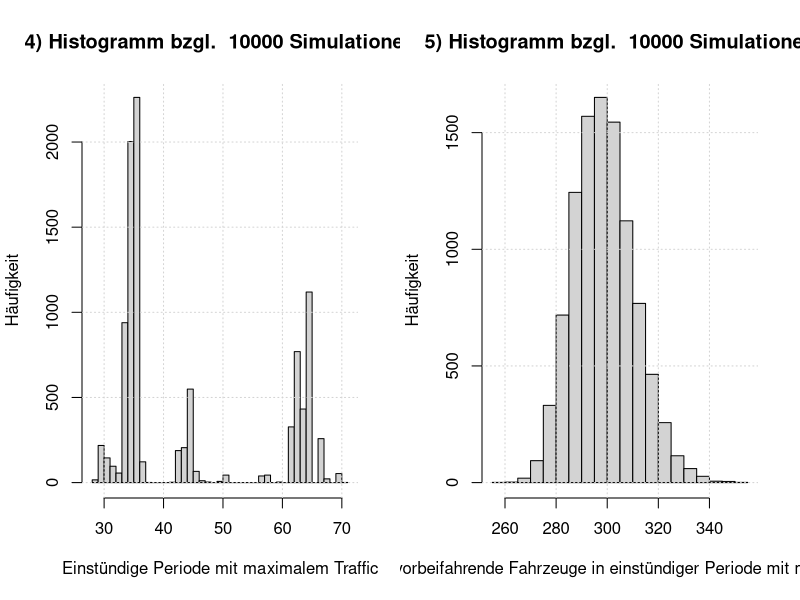

Write R code to recreate this figure.
## ---- chunk 1
# Load libraries
## ---- chunk 2
# Read data
P <- as.matrix(read.csv("data/lungcancer.csv"))
nStates <- dim(P)[1]

# Sanity check
apply(P, 1, sum)
## ---- chunk 3
# Method 1
fnMCMeanSteps1 <- function(x, mu, P, tailProb = 0.01){
  # This function computes the mean number of steps needed to reach state x for
  # a Markov chain defined with initial distribution mu and transition matrix P.
  # 
  # Args:
  #   x:        Target state
  #   mu:       Initial distribution
  #   P:        Transition matrix
  #   tailProb: Tail probability to control approximation
  #   
  # Returns:
  #   Expected number of steps to reach state x for the first time
  
  # Step 0
  cumProbs <- mu[x]
  mean <- mu[x] * 0  # symbolic initialization
  
  # Step 1
  tempProb <- sum(mu[-x] * P[-x, x])
  cumProbs <- cumProbs + tempProb
  mean <- mean + tempProb * 1
  
  # Further steps
  PTilde <- diag(length(mu) - 1)  # initialize PTilde
  k <- 2
  
  while (1-cumProbs >= tailProb) {
    PTilde <- PTilde %*% P[-x, -x]  # Update PTilde
    tempProb <- mu[-x] %*% PTilde %*% P[-x, x]  # Get prob. of hitting time k
    cumProbs <- cumProbs + tempProb  # cumulate probability mass
    mean <- mean + tempProb * k  # update mean
    k <- k+1
  }
  
  # Return mean
  return(as.double(mean))
}
## ---- chunk 4
# Define initial distribution (always begin in state 23 (Lung))
mu <- rep(0, nStates)
mu[23] <- 1

# Expected steps to reach certain position
meanStepsBladder <- fnMCMeanSteps1(5, mu, P, tailProb = 10^-5)
meanStepsBrain <- fnMCMeanSteps1(7, mu, P, tailProb = 10^-5)
meanStepsHeart <- fnMCMeanSteps1(17, mu, P, tailProb = 10^-5)
## ---- chunk 5
# Method 2
fnMCMeanSteps2 <- function(x, mu, P, T = 1000){
  # This function computes the mean number of steps needed to reach state x for
  # a Markov chain defined with initial distribution mu and transition matrix P.
  # This method approximates the mean using 10'000 Markov chain simulations with
  # a maximum of T steps per simulation.
  # 
  # Args:
  #   x:  Target state
  #   mu: Initial distribution
  #   P:  Transition matrix
  #   T:  Maximum length of Markov chain
  #   
  # Returns:
  #   Expected number of steps to reach state x for the first time
  
  # Number of states and simulations
  nStates <- length(mu)
  nSim <- 10^4
  
  # Initialize matrix for markov chains
  matSteps <- matrix(nrow = nSim, ncol = T)
  
  # Sample initial state with mu
  matSteps[, 1] <- sample(1:nStates, nSim, replace = TRUE, prob = mu)
  
  # Write sub-function for state-dependend sampling to use with sapply
  fnMCStep <- function(state){
    return(sample(1:nStates, 1, prob = P[state, ]))
  }
  
  # Simulate markov chains
  for (i in 2:T){
    matSteps[, i] <- sapply(matSteps[, i-1], fnMCStep)
  }
  
  # Get steps needed to reach state x the first time for each simulation
  # Again, we use a sub-function that can be used with apply
  fnFirstTime <- function(mc){
    # Args:
    #   mc: markov chain (vector)
    
    return(which(mc == x)[1])  # returns NA, if state x is not reached at all
  }
  
  mean <- mean(apply(matSteps, 1, fnFirstTime), na.rm = TRUE)
  
  # Return mean
  return(mean)
}
## ---- chunk 6
N <- as.matrix(read.csv("data/traffic.csv", header = TRUE))

# Get vector of 96 data points
Nt <- as.vector(t(N[,2:5]))

# Calculate lambda tilde and lambda as function of t
lambdaTildeT <- Nt
lambdaT <- 1.2 * lambdaTildeT
## ---- chunk 7
fnSimulatePoisson <- function(lambda, n) {
  # This function simulates poisson values based on vector of parameters lambda
  # 
  # Args:
  #   lambda:   Vector of parameters for poisson distribution
  #   n:        Number of simulations
  #   
  # Returns:
  #   Simulated vectors as matrix, where every row is a simulation of one day
  #   therefore the matrix as n rows.
  
  # Get random poisson distributed values for n days
  vSimulated <- rpois(length(lambda)*n, lambda)
  
  # Split data into matrix of form: mSplitted[day, quarter-hour]
  # where day goes from 1 to n and quater-hour from 1 to 96
  mSplitted <- t(matrix(vSimulated, nrow=length(lambda), ncol=n))
  
  return(mSplitted)
}

# Define number of simulations
nSimulations = 10000

# Run poisson simulation, based on parameter values from traffic.csv
mSimulation <- fnSimulatePoisson(lambdaT, nSimulations)
## ---- chunk 8
## Task 1
meanCarsPerDay <- mean(rowSums(mSimulation))

## Task 2
thousandsCar <- NULL
for(i in 1:nSimulations) {
  # Calculate cumulative sums per day (per simulation)
  cumsumDay <- cumsum(mSimulation[i,])
  
  # It's not clear if floor should ne applies only for mean, or also here
  # However, in the end the results seems to be the same
  thousandsCar[i] <- floor(max(which(cumsumDay <= 1000))/4)
}

meanThousandsCar <- floor(mean(thousandsCar))

## Task 3
# Time between 1:30 and 1:45 is at position 7
meanCarsAtNightQuarter <- mean(as.vector(mSimulation[,7]))
# The result is 0, which we can easily explain as lambda is 0 in this timeslot
# More input data, to have a more precise model, would possibly change this

## Task 4/5
maxTrafficPeriodIndices <- NULL
maxTrafficPeriodValues <- NULL
for(i in 1:nSimulations) {
  # Calculate cumulative sums per day (per simulation)
  cumsumDay <- cumsum(mSimulation[i,])
  
  # Initialize new vector
  sumHourlyPeriod <- NULL
  
  # Run from 0.0 to 23.0
  for(j in 1:(length(cumsumDay)-4)) {
    sumHourlyPeriod[j] <- cumsumDay[j+4] - cumsumDay[j]
  }
  
  # Get maximum position and store in vector
  maxTrafficPeriodIndices[i] <- which.max(sumHourlyPeriod)
  maxTrafficPeriodValues[i] <- max(sumHourlyPeriod)
}

par(mfrow = c(1,2))

hist(maxTrafficPeriodIndices,
     breaks = max(maxTrafficPeriodIndices)-min(maxTrafficPeriodIndices),
     main = paste("4) Histogramm bzgl. ", nSimulations, "Simulationen"),
     xlab = "Einstündige Periode mit maximalem Traffic", ylab = "Häufigkeit")
grid()
# where eg. 30 is the time period between 07:15 - 08:15,
# 31 is 07:30 - 08:30, and so on

hist(maxTrafficPeriodValues,
     main = paste("5) Histogramm bzgl. ", nSimulations, "Simulationen"),
     xlab = paste("Anzahl der vorbeifahrende Fahrzeuge in einstündiger Periode",
                  "mit maximalem Traffic"),
     ylab = "Häufigkeit")
grid()
